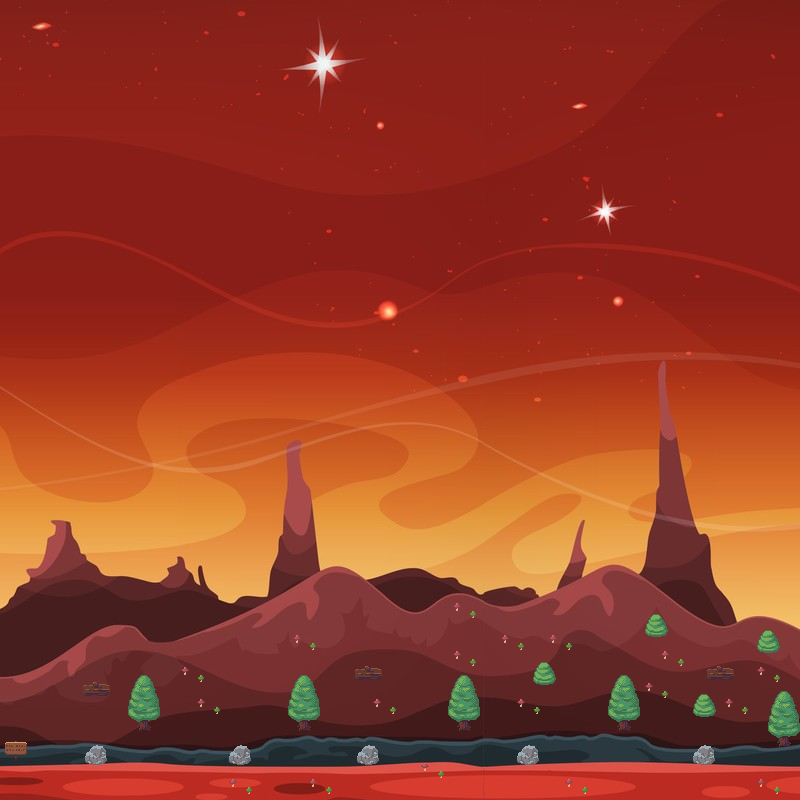

The image is a tile-based game level rendered from a .tmx file. Its description and source (layers, tilesets, objects; grid data summarised) follow:
An orthogonal 50x50 tile map with 16x16 px tiles, 2 tile layers (Background, décors), 2 tilesets and 7 objects (5x collision, sol, spawn).

<map version="1.5" tiledversion="1.7.1" orientation="orthogonal" renderorder="right-down" width="50" height="50" tilewidth="16" tileheight="16" infinite="0" nextlayerid="4" nextobjectid="10">
 <tileset firstgid="1" source="monde.tsx" />
 <tileset firstgid="9729" source="décors.tsx" />
 <layer id="1" name="Background" width="50" height="50">
  <data>[2500 cells, 2500 non-empty, 2500 distinct tile ids]</data>
 </layer>
 <layer id="3" name="décors" width="50" height="50">
  <data>[2500 cells, 164 non-empty, 28 distinct tile ids]</data>
 </layer>
 <objectgroup id="2" name="objets">
  <object id="2" name="sol" x="0" y="768" width="800" height="32" />
  <object id="3" name="spawn" x="33" y="731">
   <point />
  </object>
  <object id="4" type="collision" x="80.5" y="743" width="30" height="22.5" />
  <object id="5" type="collision" x="227" y="742" width="27.5" height="23.5" />
  <object id="6" type="collision" x="353.5" y="743.5" width="28" height="22.5" />
  <object id="7" type="collision" x="513" y="742.5" width="28" height="23" />
  <object id="9" type="collision" x="691" y="743" width="26.5" height="23" />
 </objectgroup>
</map>
